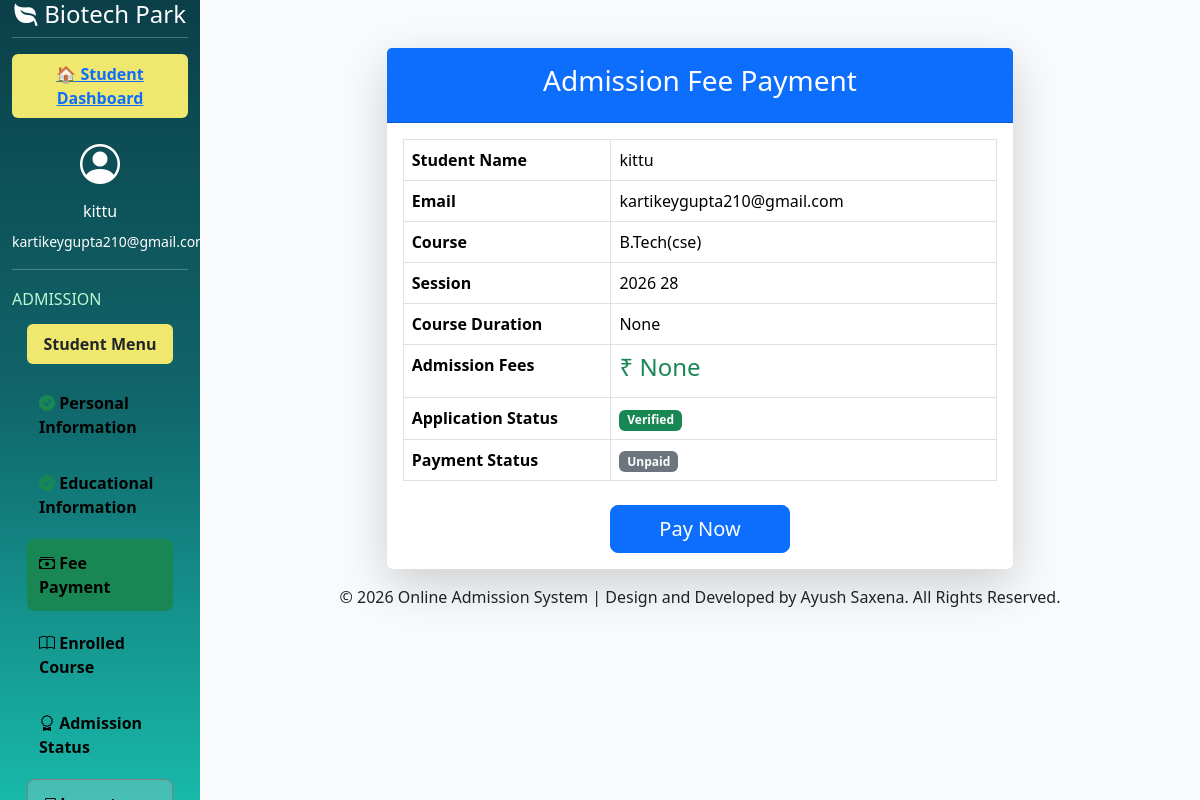
/student_fees_payment/ (signed in), run on an earlier commit of the app's database.
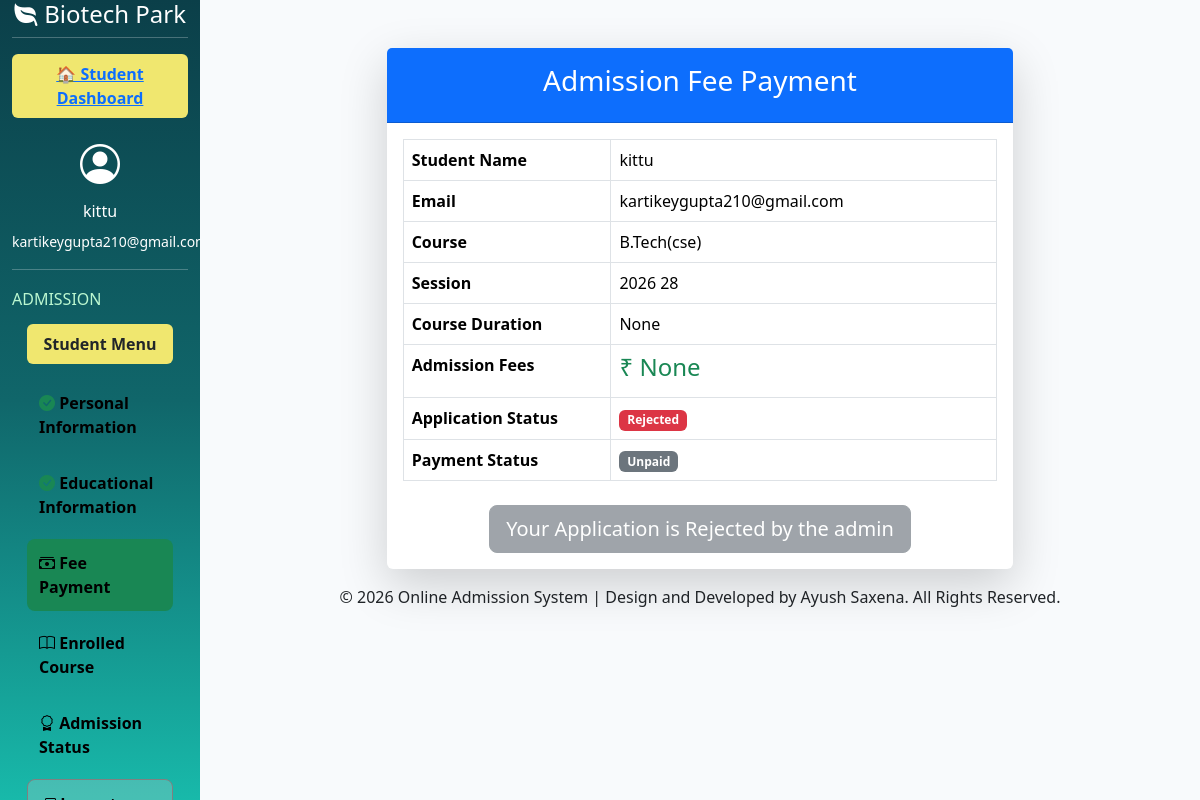
And on a later commit of the database.
### myapp/views.py (the view)
# urls.py: path('student_fees_payment/',student_fees_payment,name='student_fees_payment'),
@never_cache
@student_required
def student_fees_payment(request):
    student = get_login_student(request)
    if not student:
        return redirect('student_login')
    return render(request, 'student/student_fees_payment.html', {
        'student': student
    })

### myapp/views.py (called while the page is built)
def get_login_student(request):
    sid = request.session.get('studentid')
    if sid:
        return tbl_student.objects.filter(emailaddress=sid).first()
    return None

### myapp/templates/student/student_fees_payment.html (shortened to what the changed rows need)
{% extends "student/studentlayout.html" %}
{% block student %}
<div class="container mt-5">
    <div class="row justify-content-center">
        <div class="col-lg-8">
            <div class="card shadow-lg border-0">
                <div class="card-body">
                    <table class="table table-bordered">
                        <tr>
                            <th width="35%">Student Name</th>
                        </tr>
                        <tr>
                            <th>Email</th>
                        </tr>
                        <tr>
                            <th>Course</th>
                        </tr>
                        <tr>
                            <th>Session</th>
                        </tr>
                        <tr>
                            <th>Course Duration</th>
                        </tr>
                        <tr>
                            <th>Admission Fees</th>
                        </tr>
                        <tr>
                            <th>Application Status</th>
                            <td>
                                {% if student.application_status == "Approved" %}
                                <span class="badge bg-success">
                                    Verified
                                </span>
                                {% elif student.application_status == "Rejected" %}
                                <span class="badge bg-danger">
                                    Rejected
                                </span>
                                {% else %}
                                <span class="badge bg-warning text-dark">
                                    Pending Verification
                                </span>
                                {% endif %}
                            </td>
                        </tr>
                        <tr>
                            <th>Payment Status</th>
                        </tr>
                    </table>
                    <div class="text-center mt-4">
                        {% if student.application_status == "Rejected" %}
                        <button class="btn btn-secondary btn-lg" disabled>
                            Your Application is Rejected by the admin
                        </button>
                        {% elif student.application_status != "Approved" %}
                        <button class="btn btn-secondary btn-lg" disabled>
                            Admin Verification Pending
                        </button>
                        {% elif student.fees_status == "Paid" %}
                        <button class="btn btn-success btn-lg" disabled>
                            Payment Completed
                        </button>
                        {% else %}
                        <a href="{% url 'payu_payment' %}" class="btn btn-primary btn-lg px-5">
                            Pay Now
                        </a>
                        {% endif %}
                    </div>
                </div>
            </div>
        </div>
    </div>
</div>
{% endblock %}

What changed in the data, as far as the page shows it:
changed tbl_student "None": application_status "Approved" → "Rejected" (drawn)
Also different on the page:
text no longer shown: "Verified Pay Now"
text now shown: "Rejected Your Application is Rejected by the admin"
